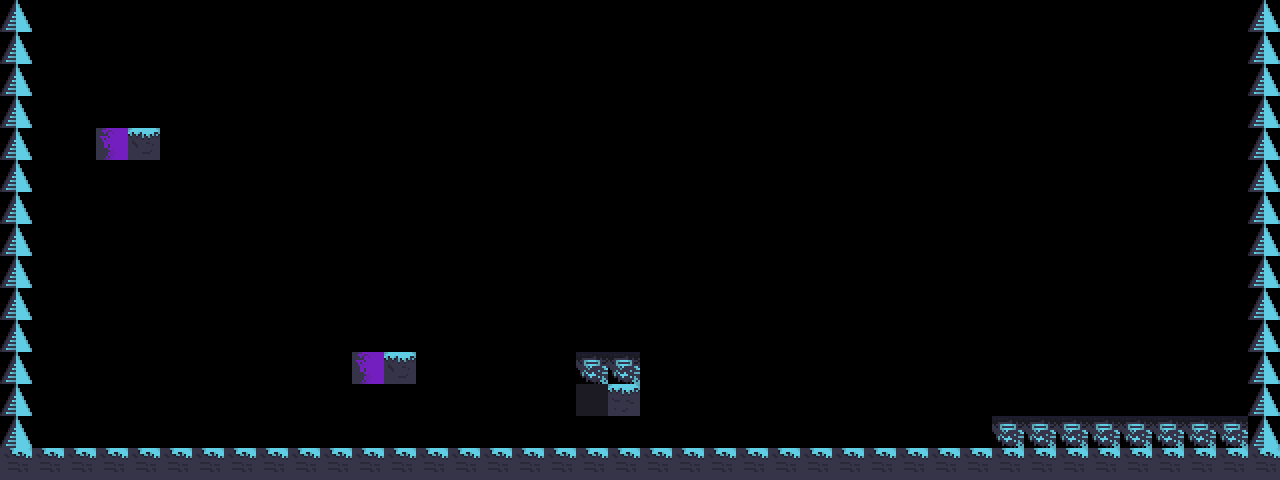

Rendered tile map (Tiled .tmx) drawn with the repository's tilesets; below, a short description and the full map source, tile grids included:
An orthogonal 40x15 tile map with 32x32 px tiles, 2 tile layers (Platforms, DieBlocks), 2 tilesets and 2 objects.

<map version="1.2" tiledversion="1.2.2" orientation="orthogonal" renderorder="left-up" width="40" height="15" tilewidth="32" tileheight="32" infinite="0" nextlayerid="7" nextobjectid="8">
 <tileset firstgid="1" name="ground" tilewidth="32" tileheight="32" tilecount="1" columns="1">
  <image source="../images/platforms/ground.png" width="32" height="32" />
 </tileset>
 <tileset firstgid="2" name="tiles" tilewidth="32" tileheight="32" tilecount="12" columns="4">
  <image source="../images/tiles.png" width="128" height="96" />
 </tileset>
 <layer id="1" name="Platforms" width="40" height="15">
  <data encoding="csv">
8,0,0,0,0,0,0,0,0,0,0,0,0,0,0,0,0,0,0,0,0,0,0,0,0,0,0,0,0,0,0,0,0,0,0,0,0,0,0,8,
8,0,0,0,0,0,0,0,0,0,0,0,0,0,0,0,0,0,0,0,0,0,0,0,0,0,0,0,0,0,0,0,0,0,0,0,0,0,0,8,
8,0,0,0,0,0,0,0,0,0,0,0,0,0,0,0,0,0,0,0,0,0,0,0,0,0,0,0,0,0,0,0,0,0,0,0,0,0,0,8,
8,0,0,0,0,0,0,0,0,0,0,0,0,0,0,0,0,0,0,0,0,0,0,0,0,0,0,0,0,0,0,0,0,0,0,0,0,0,0,8,
8,0,0,2,3,0,0,0,0,0,0,0,0,0,0,0,0,0,0,0,0,0,0,0,0,0,0,0,0,0,0,0,0,0,0,0,0,0,0,8,
8,0,0,0,0,0,0,0,0,0,0,0,0,0,0,0,0,0,0,0,0,0,0,0,0,0,0,0,0,0,0,0,0,0,0,0,0,0,0,8,
8,0,0,0,0,0,0,0,0,0,0,0,0,0,0,0,0,0,0,0,0,0,0,0,0,0,0,0,0,0,0,0,0,0,0,0,0,0,0,8,
8,0,0,0,0,0,0,0,0,0,0,0,0,0,0,0,0,0,0,0,0,0,0,0,0,0,0,0,0,0,0,0,0,0,0,0,0,0,0,8,
8,0,0,0,0,0,0,0,0,0,0,0,0,0,0,0,0,0,0,0,0,0,0,0,0,0,0,0,0,0,0,0,0,0,0,0,0,0,0,8,
8,0,0,0,0,0,0,0,0,0,0,0,0,0,0,0,0,0,0,0,0,0,0,0,0,0,0,0,0,0,0,0,0,0,0,0,0,0,0,8,
8,0,0,0,0,0,0,0,0,0,0,0,0,0,0,0,0,0,0,0,0,0,0,0,0,0,0,0,0,0,0,0,0,0,0,0,0,0,0,8,
8,0,0,0,0,0,0,0,0,0,0,2,3,0,0,0,0,0,0,0,0,0,0,0,0,0,0,0,0,0,0,0,0,0,0,0,0,0,0,8,
8,0,0,0,0,0,0,0,0,0,0,0,0,0,0,0,0,0,4,5,0,0,0,0,0,0,0,0,0,0,0,0,0,0,0,0,0,0,0,8,
8,0,0,0,0,0,0,0,0,0,0,0,0,0,0,0,0,0,0,0,0,0,0,0,0,0,0,0,0,0,0,0,0,0,0,0,0,0,0,8,
7,7,7,7,7,7,7,7,7,7,7,7,7,7,7,7,7,7,7,7,7,7,7,7,7,7,7,7,7,7,7,7,7,7,7,7,7,7,7,7
</data>
 </layer>
 <layer id="6" name="DieBlocks" width="40" height="15">
  <data encoding="csv">
0,0,0,0,0,0,0,0,0,0,0,0,0,0,0,0,0,0,0,0,0,0,0,0,0,0,0,0,0,0,0,0,0,0,0,0,0,0,0,0,
0,0,0,0,0,0,0,0,0,0,0,0,0,0,0,0,0,0,0,0,0,0,0,0,0,0,0,0,0,0,0,0,0,0,0,0,0,0,0,0,
0,0,0,0,0,0,0,0,0,0,0,0,0,0,0,0,0,0,0,0,0,0,0,0,0,0,0,0,0,0,0,0,0,0,0,0,0,0,0,0,
0,0,0,0,0,0,0,0,0,0,0,0,0,0,0,0,0,0,0,0,0,0,0,0,0,0,0,0,0,0,0,0,0,0,0,0,0,0,0,0,
0,0,0,0,0,0,0,0,0,0,0,0,0,0,0,0,0,0,0,0,0,0,0,0,0,0,0,0,0,0,0,0,0,0,0,0,0,0,0,0,
0,0,0,0,0,0,0,0,0,0,0,0,0,0,0,0,0,0,0,0,0,0,0,0,0,0,0,0,0,0,0,0,0,0,0,0,0,0,0,0,
0,0,0,0,0,0,0,0,0,0,0,0,0,0,0,0,0,0,0,0,0,0,0,0,0,0,0,0,0,0,0,0,0,0,0,0,0,0,0,0,
0,0,0,0,0,0,0,0,0,0,0,0,0,0,0,0,0,0,0,0,0,0,0,0,0,0,0,0,0,0,0,0,0,0,0,0,0,0,0,0,
0,0,0,0,0,0,0,0,0,0,0,0,0,0,0,0,0,0,0,0,0,0,0,0,0,0,0,0,0,0,0,0,0,0,0,0,0,0,0,0,
0,0,0,0,0,0,0,0,0,0,0,0,0,0,0,0,0,0,0,0,0,0,0,0,0,0,0,0,0,0,0,0,0,0,0,0,0,0,0,0,
0,0,0,0,0,0,0,0,0,0,0,0,0,0,0,0,0,0,0,0,0,0,0,0,0,0,0,0,0,0,0,0,0,0,0,0,0,0,0,0,
0,0,0,0,0,0,0,0,0,0,0,0,0,0,0,0,0,0,12,12,0,0,0,0,0,0,0,0,0,0,0,0,0,0,0,0,0,0,0,0,
0,0,0,0,0,0,0,0,0,0,0,0,0,0,0,0,0,0,0,0,0,0,0,0,0,0,0,0,0,0,0,0,0,0,0,0,0,0,0,0,
0,0,0,0,0,0,0,0,0,0,0,0,0,0,0,0,0,0,0,0,0,0,0,0,0,0,0,0,0,0,0,12,12,12,12,12,12,12,12,0,
0,0,0,0,0,0,0,0,0,0,0,0,0,0,0,0,0,0,0,0,0,0,0,0,0,0,0,0,0,0,0,0,0,0,0,0,0,0,0,0
</data>
 </layer>
 <objectgroup id="2" name="Player">
  <object id="7" gid="11" x="64" y="413" width="32" height="32" />
 </objectgroup>
 <objectgroup id="4" name="Exit">
  <object id="6" gid="6" x="125" y="62" width="32" height="32" />
 </objectgroup>
</map>